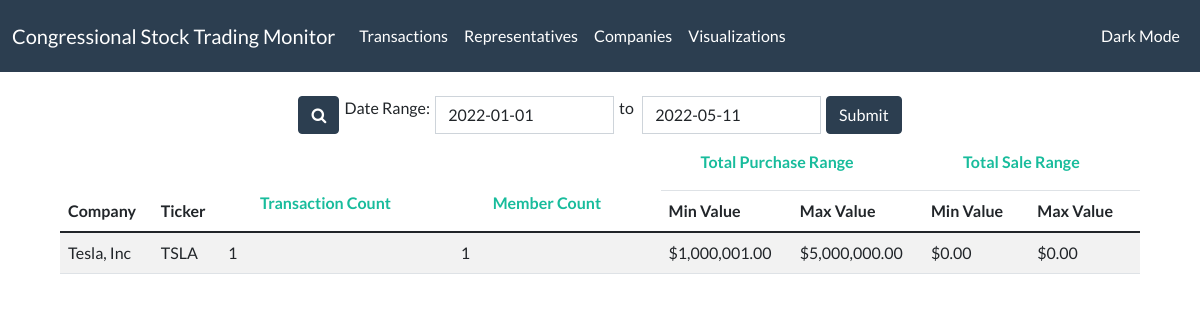
/companies, run on the app's committed database.
### tables this page shows
CREATE TABLE all_transaction (
    id INTEGER PRIMARY KEY AUTOINCREMENT,
    member_name TEXT NOT NULL,
    state_district_number TEXT NOT NULL,
    company TEXT NOT NULL,
    ticker TEXT NOT NULL,
    transaction_type TEXT NOT NULL,
    transaction_date DATE NOT NULL,
    value_lb INTEGER NOT NULL,
    value_ub INTEGER NOT NULL,
    description TEXT DEFAULT NULL,
    link TEXT NOT NULL
);

### app.py (the view)
@app.route('/companies', methods=['GET', 'POST'])
def companies():
    today = date.today()
    year_start = date(today.year, 1, 1)
    if request.method == 'POST':
        range_start = date.fromisoformat(request.form["range_start"])
        range_end = date.fromisoformat(request.form["range_end"])
        companies_list = get_companies_btwn_years("POST", request, range_start, range_end)
    else:
        companies_list = get_companies_btwn_years("GET", request, year_start, today)
    return render_template("companies.html", companies=companies_list, start=get_earliest_year(),
                           today=today, year_start=year_start, dark_mode=is_dark_mode())

### app.py (called while the page is built)
def is_dark_mode():
    return "False" if "dark_mode" not in request.cookies else request.cookies["dark_mode"]

### cstm/database_helpers.py (called while the page is built)
def get_db_connection(db_file: str = db_file_path) -> sqlite3.Connection:
    conn = sqlite3.connect(db_file)
    conn.row_factory = sqlite3.Row
    return conn

def get_earliest_year() -> int:
    return 2013

### templates/companies.html (shortened to what this page needs)
{% extends "base.html" %}
{% block head %}
    {{ super() }}
{% endblock %}
{% block content %}
    {% include "partials/companies_search.html" %}
    {% include "partials/companies_table.html" %}
{% endblock %}
{% block styles %}
<link rel="stylesheet" href="https://cdnjs.cloudflare.com/ajax/libs/bootstrap-datepicker/1.9.0/css/bootstrap-datepicker3.min.css">
<link rel="stylesheet" type="text/css" href="https://cdn.datatables.net/v/bs5/jq-3.6.0/dt-1.11.5/b-2.2.2/b-html5-2.2.2/datatables.min.css"/>
{% endblock %}

### templates/partials/companies_table.html
<div class="mx-auto" style="width: 90vw">
    <table id="data" class="table table-striped table-hover">
        <thead class="thead-dark">
          <tr>
            <th rowspan="2">Company</th>
            <th rowspan="2">Ticker</th>
                <th rowspan="2">
                    <a class="nav-link" data-bs-toggle="tooltip" data-bs-html="true" data-bs-placement="bottom" title="The total number of transactions purchased/sold from this company in the selected time period." href="#" style="text-decoration: none;">Transaction Count</a>
                </th>
                <th rowspan="2">
                    <a class="nav-link" data-bs-toggle="tooltip" data-bs-html="true" data-bs-placement="bottom" title="The total number of House of Representative Members that purchased/sold stock from this company in the selected time period." href="#" style="text-decoration: none;">Member Count</a>
                </th>
                <th colspan="2">
                    <a class="nav-link" data-bs-toggle="tooltip" data-bs-html="true" data-bs-placement="bottom" title="The total amount of dollars in purchases of this company's stock in the selected time period." href="#" style="text-decoration: none;">Total Purchase Range</a>
                </th>
                <th colspan="2">
                    <a class="nav-link" data-bs-toggle="tooltip" data-bs-html="true" data-bs-placement="bottom" title="The total amount of dollars in sales of this company's stock in the selected time period." href="#" style="text-decoration: none;">Total Sale Range</a>
                </th>
          </tr>
          <tr>
              <th>Min Value</th>
              <th>Max Value</th>
              <th>Min Value</th>
              <th>Max Value</th>
          </tr>
        </thead>
        <tbody>
          {% for company in companies %}
            <tr>
                <td>{{ company.company }}</td>
                <td>{{ company.ticker }}</td>
                <td>{{ company.num_transactions }}</td>
                <td>{{ company.num_members }}</td>
                <td>{{ "${:,.2f}".format(company.purchase_lb) }}</td>
                <td>{{ "${:,.2f}".format(company.purchase_ub) }}</td>
                <td>{{ "${:,.2f}".format(company.sale_lb) }}</td>
                <td>{{ "${:,.2f}".format(company.sale_ub) }}</td>
            </tr>
          {% endfor %}
        </tbody>
      </table>
    </div>

### data on the page
all_transaction: company "Tesla, Inc", ticker "TSLA", num_transactions "1", num_members "1", purchase_lb "$1,000,001.00", purchase_ub "$5,000,000.00", sale_lb "$0.00", sale_ub "$0.00"

### other printed values
{{ "Dark Mode" if  dark_mode == "False" else "Light Mode" }} "Dark Mode"
